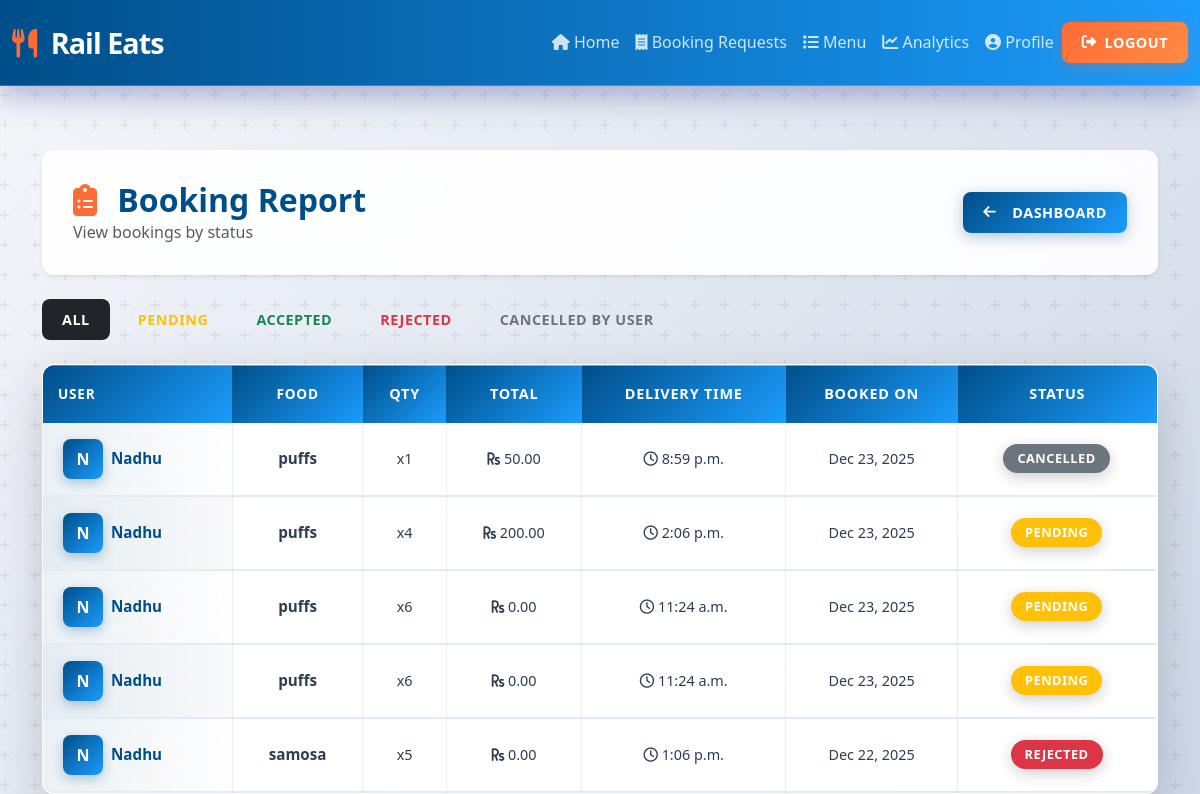
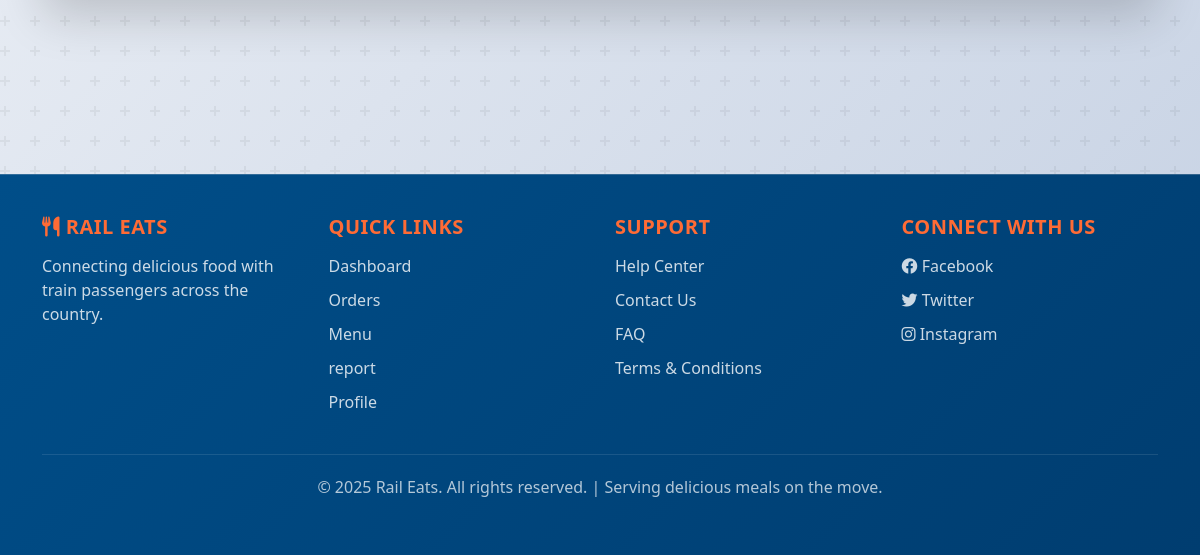
/Restaurant/report/ (signed in), run on an earlier commit of the app's database (2 pictures, top to bottom).
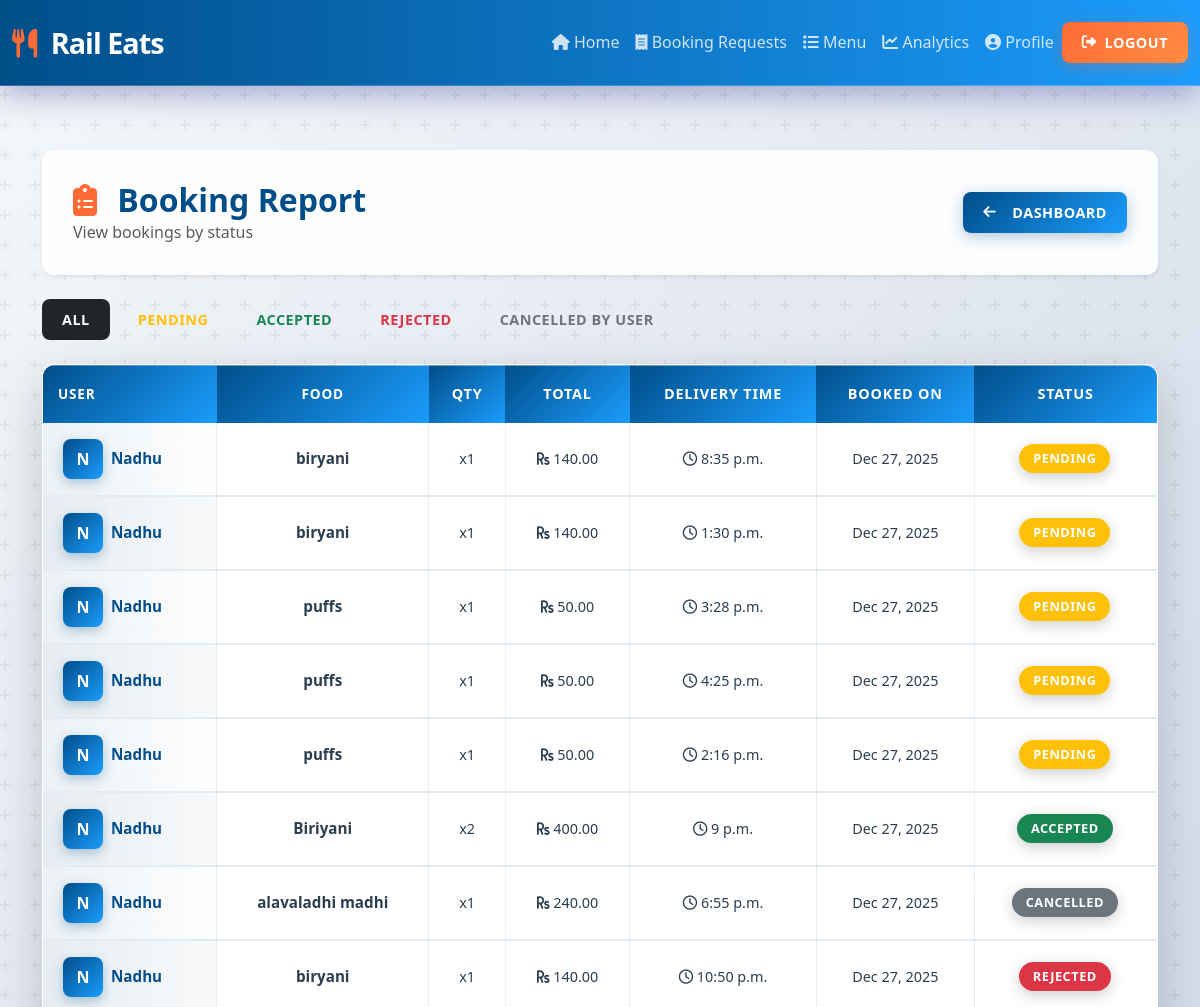
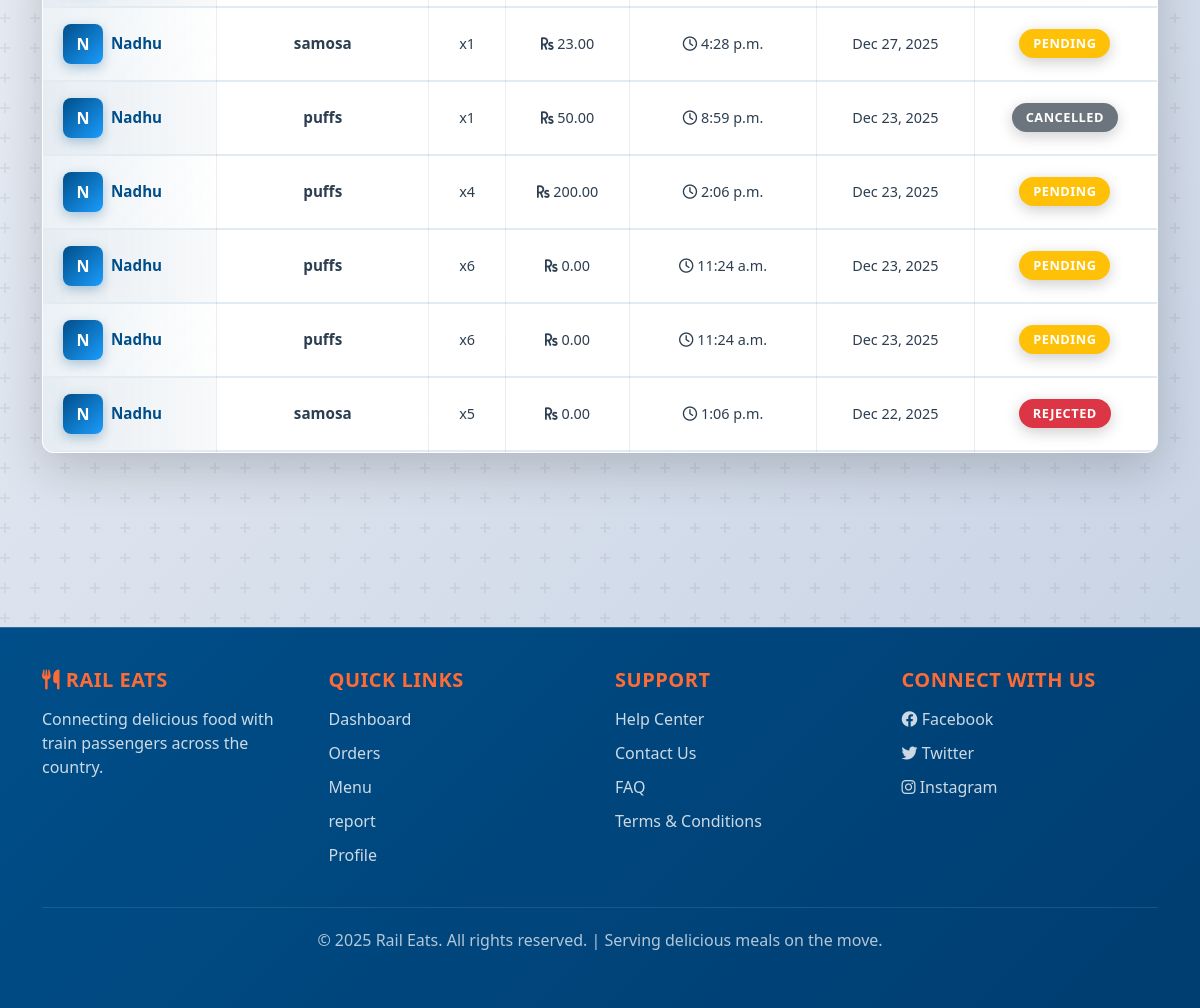
And on a later commit of the database (2 pictures, top to bottom).
### User/models.py (models this page shows, shortened)
class tbl_booking(models.Model):
    user = models.ForeignKey(tbl_user, on_delete=models.CASCADE)
    restaurant = models.ForeignKey(tbl_restaurant, on_delete=models.CASCADE)
    food = models.ForeignKey(tbl_food, on_delete=models.CASCADE)
    quantity = models.IntegerField()
    price = models.DecimalField(
        max_digits=8,
        decimal_places=2
    )  # ✅ price per item at booking time
    delivery_time = models.TimeField()
    booking_date = models.DateTimeField(auto_now_add=True)
    status = models.IntegerField(default=0)

### Guest/models.py (models this page shows, shortened)
class tbl_user(models.Model):
    user_name = models.CharField(max_length=100)
    user_email = models.EmailField(unique=True)
    user_phone = models.CharField(max_length=15)
    user_password = models.CharField(max_length=255)
    status = models.IntegerField(default=1)
    created_at = models.DateTimeField(auto_now_add=True)

### Restaurant/models.py (models this page shows, shortened)
class tbl_food(models.Model):
    restaurant = models.ForeignKey(
        tbl_restaurant,
        on_delete=models.CASCADE,
        related_name='foods'
    )
    food_name = models.CharField(max_length=100)
    category = models.CharField(max_length=50)   # Veg / Non-Veg
    price = models.DecimalField(max_digits=6, decimal_places=2)
    description = models.TextField(blank=True)
    is_available = models.BooleanField(default=True)
    created_at = models.DateTimeField(auto_now_add=True)

### Restaurant/views.py (the view)
# urls.py: path('report/', views.report, name='report'),
def report(request):
    if not request.session.get('rid'):
        return redirect('wguest:login')
    status_filter = request.GET.get('status')
    bookings = tbl_booking.objects.filter(
        restaurant_id=request.session['rid']
    ).select_related('user', 'food').order_by('-booking_date')
    if status_filter == 'accepted':
        bookings = bookings.filter(status=1)
    elif status_filter == 'rejected':
        bookings = bookings.filter(status=2)
    elif status_filter == 'cancelled':
        bookings = bookings.filter(status=3)
    elif status_filter == 'pending':
        bookings = bookings.filter(status=0)
    return render(request, 'Restaurant/report.html', {
        'bookings': bookings,
        'status_filter': status_filter
    })

### Restaurant/Templates/Restaurant/report.html (shortened to what this page needs)
{% extends 'Restaurant/header.html' %}
{% block content %}
<div class="container py-4">
    <div class="page-header d-flex justify-content-between align-items-center mb-4 shadow-sm">
        <div>
            <h2 class="page-title mb-0">
                <i class="fas fa-clipboard-list"></i> Booking Report
            </h2>
            <p class="page-subtitle text-muted">
                View bookings by status
            </p>
        </div>
        <a href="{% url 'wrestauarant:homepage' %}" class="btn btn-primary">
            <i class="fas fa-arrow-left me-2"></i>Dashboard
        </a>
    </div>
    <div class="mb-4 d-flex gap-2 flex-wrap">
        <a href="{% url 'wrestauarant:report' %}"
           class="btn btn-outline-dark {% if not status_filter %}active{% endif %}">
            All
        </a>
        <a href="{% url 'wrestauarant:report' %}?status=pending"
           class="btn btn-outline-warning {% if status_filter == 'pending' %}active{% endif %}">
            Pending
        </a>
        <a href="{% url 'wrestauarant:report' %}?status=accepted"
           class="btn btn-outline-success {% if status_filter == 'accepted' %}active{% endif %}">
            Accepted
        </a>
        <a href="{% url 'wrestauarant:report' %}?status=rejected"
           class="btn btn-outline-danger {% if status_filter == 'rejected' %}active{% endif %}">
            Rejected
        </a>
        <a href="{% url 'wrestauarant:report' %}?status=cancelled"
           class="btn btn-outline-secondary {% if status_filter == 'cancelled' %}active{% endif %}">
            Cancelled by User
        </a>
    </div>
    <div class="table-container shadow-lg animate__animated animate__fadeIn">
        <div class="table-responsive">
            <table class="table table-hover align-middle">
                <thead>
                    <tr>
                        <th>User</th>
                        <th>Food</th>
                        <th>Qty</th>
                        <th>Total</th>
                        <th>Delivery Time</th>
                        <th>Booked On</th>
                        <th>Status</th>
                    </tr>
                </thead>
                <tbody>
                    {% for b in bookings %}
                    <tr>
                        <td>
                            <div class="d-flex align-items-center gap-2">
                                <div class="user-avatar">
                                    {{ b.user.user_name|slice:":1"|upper }}
                                </div>
                                <div>
                                    <strong>{{ b.user.user_name }}</strong>
                                </div>
                            </div>
                        </td>
                        <td class="fw-semibold">{{ b.food.food_name }}</td>
                        <td>x{{ b.quantity }}</td>
                        <td>
                            <i class="fas fa-rupee-sign"></i>
                            {{ b.price }}
                        </td>
                        <td>
                            <i class="far fa-clock"></i>
                            {{ b.delivery_time }}
                        </td>
                        <td>
                            {{ b.booking_date|date:"M d, Y" }}
                        </td>
                        <td>
                            {% if b.status == 0 %}
                                <span class="badge bg-warning">Pending</span>
                            {% elif b.status == 1 %}
                                <span class="badge bg-success">Accepted</span>
                            {% elif b.status == 2 %}
                                <span class="badge bg-danger">Rejected</span>
                            {% elif b.status == 3 %}
                                <span class="badge bg-secondary">Cancelled</span>
                            {% endif %}
                        </td>
                    </tr>
                    {% endfor %}
                </tbody>
            </table>
        </div>
    </div>
</div>
{% endblock %}

What changed in the data, as far as the page shows it:
added tbl_booking: user.user_name "N", user.user_name "Nadhu", food.food_name "biryani", quantity "1", price "140.00", delivery_time "8:35 p.m.", booking_date "Dec 27, 2025", status "PENDING"
added tbl_booking: user.user_name "N", user.user_name "Nadhu", food.food_name "biryani", quantity "1", price "140.00", delivery_time "1:30 p.m.", booking_date "Dec 27, 2025", status "PENDING"
added tbl_booking: user.user_name "N", user.user_name "Nadhu", food.food_name "puffs", quantity "1", price "50.00", delivery_time "3:28 p.m.", booking_date "Dec 27, 2025", status "PENDING"
added tbl_booking: user.user_name "N", user.user_name "Nadhu", food.food_name "puffs", quantity "1", price "50.00", delivery_time "4:25 p.m.", booking_date "Dec 27, 2025", status "PENDING"
added tbl_booking: user.user_name "N", user.user_name "Nadhu", food.food_name "puffs", quantity "1", price "50.00", delivery_time "2:16 p.m.", booking_date "Dec 27, 2025", status "PENDING"
added tbl_booking: user.user_name "N", user.user_name "Nadhu", food.food_name "Biriyani", quantity "2", price "400.00", delivery_time "9 p.m.", booking_date "Dec 27, 2025", status "ACCEPTED"
added tbl_booking: user.user_name "N", user.user_name "Nadhu", food.food_name "alavaladhi madhi", quantity "1", price "240.00", delivery_time "6:55 p.m.", booking_date "Dec 27, 2025", status "CANCELLED"
added tbl_booking: user.user_name "N", user.user_name "Nadhu", food.food_name "biryani", quantity "1", price "140.00", delivery_time "10:50 p.m.", booking_date "Dec 27, 2025", status "REJECTED"
added tbl_booking: user.user_name "N", user.user_name "Nadhu", food.food_name "samosa", quantity "1", price "23.00", delivery_time "4:28 p.m.", booking_date "Dec 27, 2025", status "PENDING"
